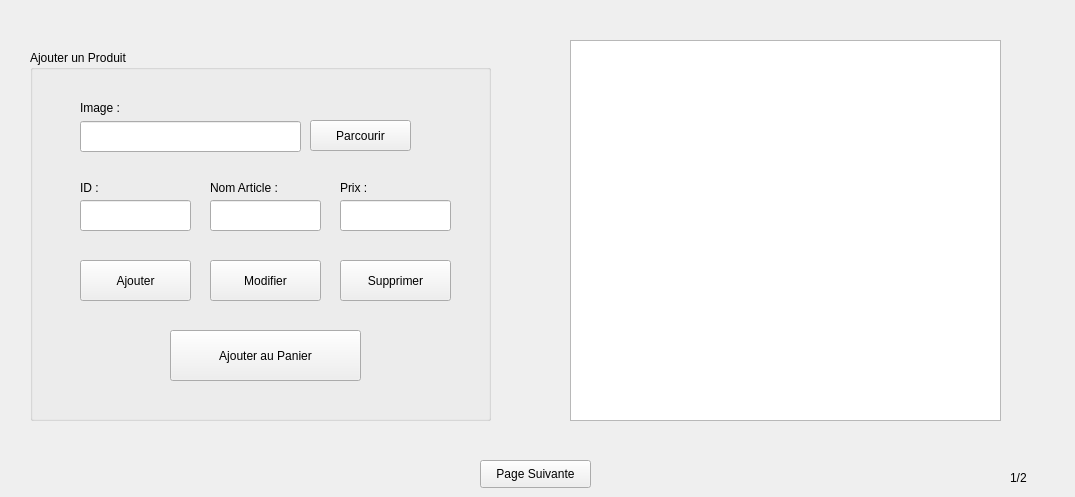
          <widget class="QWidget" name="pcportable_1">
           <widget class="QLabel" name="label_39">
            <property name="geometry">
             <rect>
              <x>1010</x>
              <y>470</y>
              <width>56</width>
              <height>16</height>
             </rect>
            </property>
            <property name="text">
             <string>1/2</string>
            </property>
           </widget>
           <widget class="QPushButton" name="pcportable_next">
            <property name="geometry">
             <rect>
              <x>480</x>
              <y>460</y>
              <width>111</width>
              <height>28</height>
             </rect>
            </property>
            <property name="text">
             <string>Page Suivante</string>
            </property>
           </widget>
           <widget class="QListWidget" name="listWidget">
            <property name="geometry">
             <rect>
              <x>570</x>
              <y>40</y>
              <width>431</width>
              <height>381</height>
             </rect>
            </property>
           </widget>
           <widget class="QGroupBox" name="groupBox">
            <property name="geometry">
             <rect>
              <x>30</x>
              <y>50</y>
              <width>461</width>
              <height>371</height>
             </rect>
            </property>
            <property name="title">
             <string>Ajouter un Produit</string>
            </property>
            <widget class="QLabel" name="prix_produit">
             <property name="geometry">
              <rect>
               <x>310</x>
               <y>130</y>
               <width>56</width>
               <height>16</height>
              </rect>
             </property>
             <property name="text">
              <string>Prix :</string>
             </property>
            </widget>
            <widget class="QLineEdit" name="input_prix">
             <property name="geometry">
              <rect>
               <x>310</x>
               <y>150</y>
               <width>111</width>
               <height>31</height>
              </rect>
             </property>
            </widget>
            <widget class="QLabel" name="label_6">
             <property name="geometry">
              <rect>
               <x>50</x>
               <y>50</y>
               <width>56</width>
               <height>16</height>
              </rect>
             </property>
             <property name="text">
              <string>Image : </string>
             </property>
            </widget>
            <widget class="QPushButton" name="pushButton_2">
             <property name="geometry">
              <rect>
               <x>50</x>
               <y>210</y>
               <width>111</width>
               <height>41</height>
              </rect>
             </property>
             <property name="text">
              <string>Ajouter</string>
             </property>
            </widget>
            <widget class="QLineEdit" name="input_image">
             <property name="geometry">
              <rect>
               <x>50</x>
               <y>71</y>
               <width>221</width>
               <height>31</height>
              </rect>
             </property>
            </widget>
            <widget class="QPushButton" name="pushButton_4">
             <property name="geometry">
              <rect>
               <x>280</x>
               <y>70</y>
               <width>101</width>
               <height>31</height>
              </rect>
             </property>
             <property name="text">
              <string>Parcourir</string>
             </property>
            </widget>
            <widget class="QLabel" name="dd">
             <property name="geometry">
              <rect>
               <x>50</x>
               <y>200</y>
               <width>221</width>
               <height>16</height>
              </rect>
             </property>
             <property name="text">
              <string/>
             </property>
            </widget>
            <widget class="QLineEdit" name="input_nomprod">
             <property name="geometry">
              <rect>
               <x>180</x>
               <y>150</y>
               <width>111</width>
               <height>31</height>
              </rect>
             </property>
            </widget>
            <widget class="QLabel" name="prix_produit_3">
             <property name="geometry">
              <rect>
               <x>180</x>
               <y>130</y>
               <width>91</width>
               <height>16</height>
              </rect>
             </property>
             <property name="text">
              <string>Nom Article : </string>
             </property>
            </widget>
            <widget class="QPushButton" name="produit_modification">
             <property name="geometry">
              <rect>
               <x>180</x>
               <y>210</y>
               <width>111</width>
               <height>41</height>
              </rect>
             </property>
             <property name="text">
              <string>Modifier</string>
             </property>
            </widget>
            <widget class="QPushButton" name="produit_suppression">
             <property name="geometry">
              <rect>
               <x>310</x>
               <y>210</y>
               <width>111</width>
               <height>41</height>
              </rect>
             </property>
             <property name="text">
              <string>Supprimer</string>
             </property>
            </widget>
            <widget class="QPushButton" name="pushButton_3">
             <property name="geometry">
              <rect>
               <x>140</x>
               <y>280</y>
               <width>191</width>
               <height>51</height>
              </rect>
             </property>
             <property name="text">
              <string>Ajouter au Panier</string>
             </property>
            </widget>
            <widget class="QLineEdit" name="input_id">
             <property name="geometry">
              <rect>
               <x>50</x>
               <y>150</y>
               <width>111</width>
               <height>31</height>
              </rect>
             </property>
            </widget>
            <widget class="QLabel" name="prix_produit_4">
             <property name="geometry">
              <rect>
               <x>50</x>
               <y>130</y>
               <width>91</width>
               <height>16</height>
              </rect>
             </property>
             <property name="text">
              <string>ID :</string>
             </property>
            </widget>
           </widget>
          </widget>
